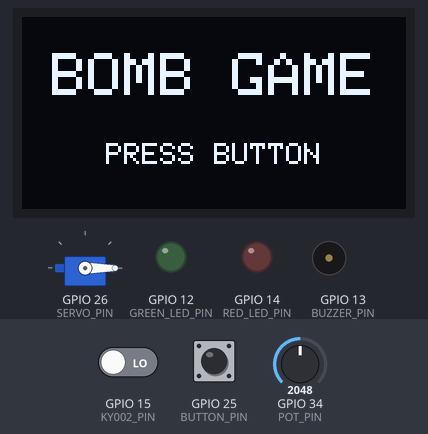
This program was run on a simulated ESP32. On the bench: servo, 128×64 one-colour display, output pins drawn as LEDs (lit = HIGH), buzzer (waves = sounding, pin HIGH). Inputs (shaded band) come from the test bench; at power-on: GPIO 25 (BUTTON_PIN) HIGH, GPIO 15 (KY002_PIN) LOW, GPIO 34 (POT_PIN) = 2048. Random numbers use the default seed unless the program sets one.

Above: at 1.2 s.
1.3 s: GPIO 25 (BUTTON_PIN) pulled LOW for 0.15 s
At 2.3 s:
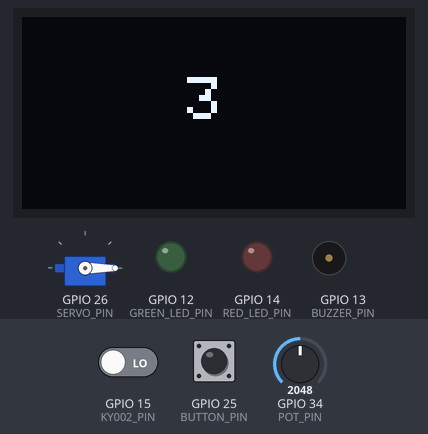
4.4 s: GPIO 15 (KY002_PIN) driven HIGH
At 6.4 s:
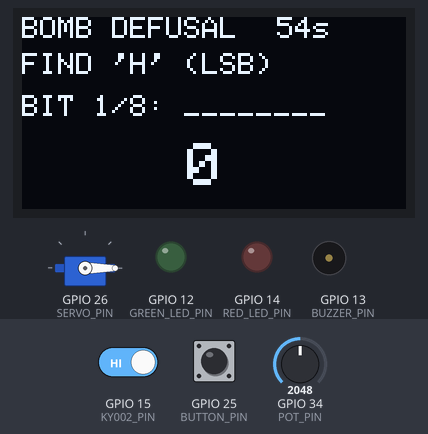
7.4 s: GPIO 25 (BUTTON_PIN) pulled LOW for 1 s
At 8.3 s:
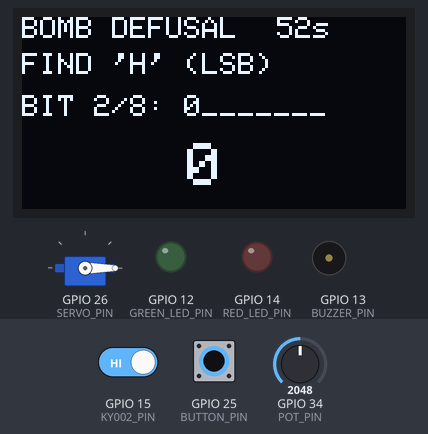
11.2 s: GPIO 34 (POT_PIN) set to 4095
At 12.6 s:
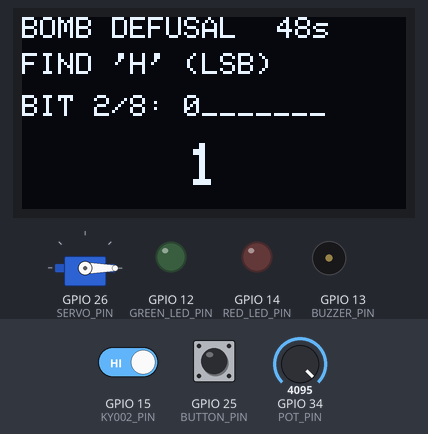
13.2 s: GPIO 25 (BUTTON_PIN) pulled LOW for 0.15 s
At 14.5 s:
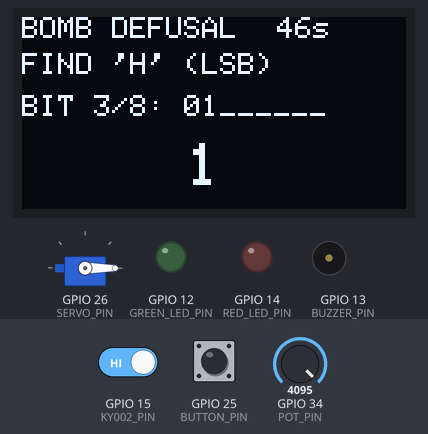
14.8 s: GPIO 34 (POT_PIN) set to 3603
At 15.1 s:
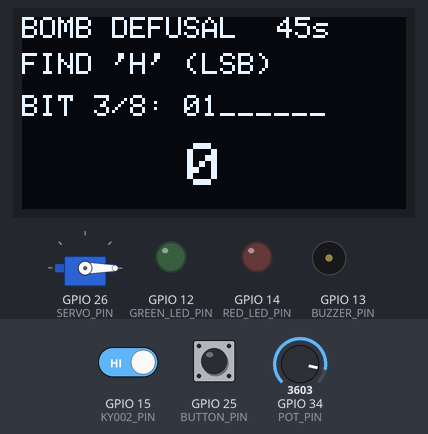
Timing chart, 0 to 64.1 s (numbered marks = the images above; inputs shaded):
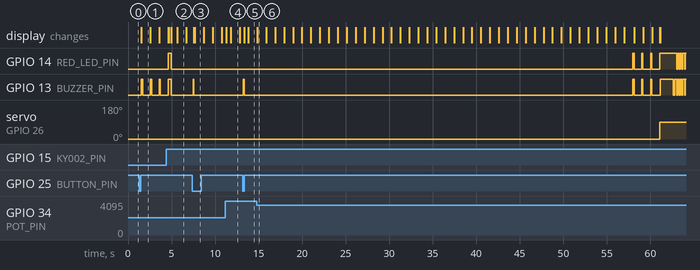

Measured:
- after the input at 1.3 s, GPIO 13 (BUZZER_PIN): alternates HIGH for 0.15 s and LOW for 0.88 s, starting after 0.23 s; the display: changes after 0.23 s (image 1)
- after the input at 4.4 s, GPIO 14 (RED_LED_PIN), GPIO 13 (BUZZER_PIN): LOW → HIGH after 0.23 s, → LOW 0.33 s later
- after the input at 7.4 s, GPIO 13 (BUZZER_PIN): LOW → HIGH after 0.07 s, → LOW 0.08 s later
- after the input at 13.2 s, GPIO 13 (BUZZER_PIN): LOW → HIGH after 0.05 s, → LOW 0.08 s later
- what the display in image 1 shows lasts 1.1 s, from 1.5 s to 2.6 s

The program:

main.cpp
```cpp
#include <Arduino.h>
#include <Wire.h>
#include <Adafruit_GFX.h>
#include <Adafruit_SSD1306.h>
#include <ESP32Servo.h>

// กำหนดขาอุปกรณ์

#define POT_PIN 34
#define BUTTON_PIN 25
#define KY002_PIN 15

#define SERVO_PIN 26
#define RED_LED_PIN 14
#define GREEN_LED_PIN 12
#define BUZZER_PIN 13

#define SCREEN_WIDTH 128
#define SCREEN_HEIGHT 64
#define OLED_RESET -1

Adafruit_SSD1306 oled(SCREEN_WIDTH, SCREEN_HEIGHT, &Wire, -1);

Servo LockServo;
int answerNumber = 0;
int questionNumber = 0;
int Time = 60;
bool Started = false;
bool Finished = false;
bool Shake = false;
unsigned long previousTime = 0;

// ประกาศ Function
void checkStart();
void countdownStart();
void Question();
void CheckAnswerButton();
void correctAnswerAction();
void wrongAnswerAction();
void checkShake();
void updateTime();
void readPotentiometer();
void updateOLED();
void defused();
void gameOver();

void setup()
{
  Serial.begin(115200);
  pinMode(BUTTON_PIN, INPUT_PULLUP);
  pinMode(KY002_PIN, INPUT);
  pinMode(RED_LED_PIN, OUTPUT);
  pinMode(GREEN_LED_PIN, OUTPUT);
  pinMode(BUZZER_PIN, OUTPUT);

  LockServo.attach(SERVO_PIN);

  LockServo.write(0);

  digitalWrite(RED_LED_PIN, LOW);
  digitalWrite(GREEN_LED_PIN, LOW);
  digitalWrite(BUZZER_PIN, LOW);

  // เริ่มต้น OLED
  if (!oled.begin(SSD1306_SWITCHCAPVCC, 0x3C))
  {
    // Serial.println("OLED failed");
    while (1)
      ;
  }

  oled.clearDisplay();
  oled.setTextColor(WHITE);

  oled.setTextSize(2);
  oled.setCursor(10, 12);
  oled.print("BOMB GAME");

  oled.setTextSize(1);
  oled.setCursor(28, 42);
  oled.print("PRESS BUTTON");

  oled.display();
}

// กด push button เพื่อเริ่มเกม (1)
void checkStart()
{
  if (digitalRead(BUTTON_PIN) == LOW)
  {
    delay(200);
    countdownStart();
    while (digitalRead(BUTTON_PIN) == LOW)
    {
      delay(10);
    }
  }
}

// นับถอยหลัง 3 วิ ก่อนเริ่มเกม (2)
void countdownStart()
{
  int i;
  for (i = 3; i >= 1; i--)
  {
    oled.clearDisplay();
    oled.setTextSize(2);
    oled.setCursor(55, 20);
    oled.println(i);
    oled.display();

    digitalWrite(BUZZER_PIN, HIGH);
    delay(150);
    digitalWrite(BUZZER_PIN, LOW);
    delay(850);
  }
  oled.clearDisplay();
  oled.setTextSize(2);
  oled.setCursor(35, 25);
  oled.println("START!");
  oled.display();

  questionNumber = 0;
  Time = 60;
  Started = true;
  Finished = false;
  Shake = false;
  previousTime = millis();

  Question();
  updateOLED();
}

// โครงสร้างข้อมูลโจทย์
struct QuestionItem
{
  String text;
  int bits[8]; // อาร์เรย์เก็บค่าบิต 8 บิต (0 หรือ 1)
};

// ประกาศโจทย์ 5 ข้อตามตาราง ASCII
QuestionItem questions[5] = {
    // ข้อ 1: หา 'g' (Hex: 0x67 -> Binary: 01100111) ส่งแบบ MSB
    {"FIND 'g' (MSB)", {0, 1, 1, 0, 0, 1, 1, 1}},

    // ข้อ 2: หา 'i' (Hex: 0x69 -> Binary: 01101001) ส่งแบบ LSB
    {"FIND 'i' (LSB)", {1, 0, 0, 1, 0, 1, 1, 0}},

    // ข้อ 3: หา 'H' (Hex: 0x48 -> Binary: 01001000) ส่งแบบ LSB
    {"FIND 'H' (LSB)", {0, 0, 0, 1, 0, 0, 1, 0}},

    // ข้อ 4: หา 'o' (Hex: 0x6F -> Binary: 01101111) ส่งแบบ MSB
    {"FIND 'o' (MSB)", {0, 1, 1, 0, 1, 1, 1, 1}},

    // ข้อ 5: หา 'N' (Hex: 0x4E -> Binary: 01001110) ส่งแบบ LSB
    {"FIND 'N' (LSB)", {0, 1, 1, 1, 0, 0, 1, 0}},
};

int currentQuestionIdx = 0; // ข้อโจทย์ปัจจุบันที่สุ่มได้
int currentBitIndex = 0;    // ลำดับบิตปัจจุบันที่ผู้เล่นกำลังป้อน (0-7)
int userAnswers[8];         // อาร์เรย์เก็บคำตอบของผู้เล่น 8 บิต

// คำถาม
void Question()
{
  currentQuestionIdx = random(0, 5); // สุ่มโจทย์ข้อ 1-5
  currentBitIndex = 0;               // เริ่มป้อนที่บิตแรก (index 0)

  // รีเซ็ตคำตอบเดิม
  for (int i = 0; i < 8; i++)
  {
    userAnswers[i] = -1;
  }
}

// เช็คคำตอบตอนกด push button
void CheckAnswerButton()
{
  static bool lastBtnState = HIGH;
  bool currentBtnState = digitalRead(BUTTON_PIN);

  // ตรวจจับการกดปุ่ม
  if (lastBtnState == HIGH && currentBtnState == LOW)
  {
    delay(50);

    if (digitalRead(BUTTON_PIN) == LOW)
    {
      // บันทึกค่าบิตที่เลือก (0 หรือ 1)
      userAnswers[currentBitIndex] = answerNumber;
      currentBitIndex++;

      // เสียง Beep ตอบรับการกด
      digitalWrite(BUZZER_PIN, HIGH);
      delay(80);
      digitalWrite(BUZZER_PIN, LOW);

      // เมื่อผู้เล่นป้อนคำตอบครบทั้ง 8 บิต
      if (currentBitIndex >= 8)
      {
        bool isCorrect = true;

        // ตรวจสอบความถูกต้องกับเฉลยทีละบิต
        for (int i = 0; i < 8; i++)
        {
          if (userAnswers[i] != questions[currentQuestionIdx].bits[i])
          {
            isCorrect = false;
            break;
          }
        }

        // ตัดสินผลลัพธ์
        if (isCorrect)
        {
          correctAnswerAction();
        }
        else
        {
          wrongAnswerAction();
        }
      }
    }
  }
  lastBtnState = currentBtnState;
}

// เช็คคำตอบถูก
void correctAnswerAction()
{
  defused(); // กู้ระเบิดสำเร็จ

}

// เช็คคำตอบผิด
void wrongAnswerAction()
{
  // แจ้งเตือนไฟแดงและเสียงเตือน
  digitalWrite(RED_LED_PIN, HIGH);
  digitalWrite(BUZZER_PIN, HIGH);

  oled.clearDisplay();
  oled.setTextSize(2);
  oled.setCursor(25, 20);
  oled.println("WRONG!");
  oled.setTextSize(1);
  oled.setCursor(20, 45);
  oled.println("TRY AGAIN...");
  oled.display();

  delay(1000);

  digitalWrite(RED_LED_PIN, LOW);
  digitalWrite(BUZZER_PIN, LOW);

  // รีเซ็ตตำแหน่งบิตเพื่อเริ่มให้ผู้เล่นตอบข้อนี้ใหม่อีกครั้ง
  currentBitIndex = 0;
  for (int i = 0; i < 8; i++)
  {
    userAnswers[i] = -1;
  }
}

// ตรวจสอบการเขย่า
void checkShake()
{
  int sensorValue = digitalRead(KY002_PIN);
  // ถ้าเขย่า
  if (sensorValue == HIGH && Shake == false)
  {
    // ลดเวลาไป 5 วินาที
    Time = Time - 5;
    if (Time < 0)
    {
      Time = 0;
    }

    Shake = true;
    // Warning
    digitalWrite(RED_LED_PIN, HIGH);
    digitalWrite(BUZZER_PIN, HIGH);
    oled.clearDisplay();
    oled.setTextSize(2);
    oled.setCursor(15, 10);
    oled.println("WARNING!");
    oled.setTextSize(1);
    oled.setCursor(15, 40);
    oled.println("SHAKE DETECTED");
    oled.setCursor(30, 52);
    oled.print("TIME -5 SEC");

    oled.display();
    delay(300);

    digitalWrite(RED_LED_PIN, LOW);
    digitalWrite(BUZZER_PIN, LOW);
  }

  // รอจนกว่าสัญญาณจะกลับมาเป็น LOW
  if (sensorValue == LOW)
  {
    Shake = false;
  }
}

// UPDATE TIMER
void updateTime()
{
  unsigned long currentTime = millis();

  // นับถอยหลัง  1 วินาที
   if (currentTime - previousTime >= 1000)
  {
    previousTime = currentTime;
    Time--;

    // นับถอยหลัง 3 วินาทีสุดท้ายก่อนระเบิด
    if (Time <= 3 &  Time > 0)
    {
     {
      // ส่งเสียงปี๊บเตือนจังหวะสั้นกระชับ
      digitalWrite(BUZZER_PIN, HIGH);
      digitalWrite(RED_LED_PIN, HIGH); // กระพริบไฟแดงพร้อมเสียง
      delay(150);
      digitalWrite(BUZZER_PIN, LOW);
      digitalWrite(RED_LED_PIN, LOW);
    }
    }
    if(Time <= 0)
    {
      Time = 0;
    }
  }
}

// อ่านค่า Potentiometer
void readPotentiometer()
{
  int potValue = analogRead(POT_PIN);

  // answerNumber (0-9)
  answerNumber = map(potValue, 0, 4095, 0, 1);
}

// แสดงจอ OLED หลังจากเปิดเกม
void updateOLED()
{
  oled.clearDisplay();

  // Title
  oled.setTextSize(1);
  oled.setCursor(0, 0);
  oled.println("BOMB DEFUSAL");

  // Time
  oled.setCursor(85, 0);
  oled.print(Time);
  oled.println("s");

  // แสดงชื่อโจทย์ที่สุ่มได้
  oled.setCursor(0, 12);
  oled.print(questions[currentQuestionIdx].text);

  // แสดงบิตทั้ง 8 ช่องที่ผู้เล่นกำลังป้อนข้อมูล
  oled.setCursor(0, 26);
  oled.print("BIT ");
  oled.print(currentBitIndex + 1);
  oled.print("/8: ");
  for (int i = 0; i < 8; i++)
  {
    if (userAnswers[i] == -1)
    {
      oled.print("_"); // บิตที่ยังไม่ได้ใส่
    }
    else
    {
      oled.print(userAnswers[i]); // บิตที่ใส่แล้ว
    }
  }

  // แสดงค่าบิตปัจจุบันที่หมุนเลือกอยู่
  oled.setTextSize(2);
  oled.setCursor(55, 42);
  oled.print(answerNumber);

  oled.display();
}

// DEFUSED
void defused()
{
  Finished = true;
  Started = false;

  // Stop timer

  // Green LED ON
  digitalWrite(GREEN_LED_PIN, HIGH);
  // Red LED OFF
  digitalWrite(RED_LED_PIN, LOW);
  // Buzzer OFF
  digitalWrite(BUZZER_PIN, LOW);
  // Servo remains locked
  LockServo.write(0);

  // OLED
  oled.clearDisplay();
  oled.setTextSize(2);
  oled.setCursor(16, 5);
  oled.println("DEFUSED!");

  oled.setTextSize(1);
  oled.setCursor(25, 30);
  oled.print("TIME LEFT: ");
  oled.print(Time);
  oled.println("s");
  oled.setCursor(35, 48);
  oled.println("GOOD JOB!");
  oled.display();

  delay(10000);
}

// GAME OVER
void gameOver()
{
  Finished = true;
  Started = false;

  // Green OFF
  digitalWrite(GREEN_LED_PIN, LOW);
  // Red LED ON
  digitalWrite(RED_LED_PIN, HIGH);
  // Servo unlock
  LockServo.write(90);

  // OLED
  oled.clearDisplay();
  oled.setTextSize(2);
  oled.setCursor(20, 10);
  oled.println("BOOM!");
  oled.setTextSize(1);
  oled.setCursor(30, 40);
  oled.println("TIME OUT");
  oled.setCursor(25, 55);
  oled.println("GAME OVER");
  oled.display();

  // === เสียงระเบิดลากยาว (เมื่อหมดเวลา) ===
  digitalWrite(BUZZER_PIN, HIGH);  // เปิดเสียง Buzzer ค้างไว้
  digitalWrite(RED_LED_PIN, HIGH); // ไฟแดงติดค้าง
  delay(1500);                     // เสียงระเบิดลากยาว 1.5 วินาที (ปรับเพิ่ม/ลดได้ตรงนี้)
  digitalWrite(BUZZER_PIN, LOW);   // ปิดเสียง
  delay(200);

  // === เสียงไซเรนกระพริบหลังระเบิด 10 ครั้ง ===
  for (int i = 0; i < 10; i++)
  {
    digitalWrite(BUZZER_PIN, HIGH);
    digitalWrite(RED_LED_PIN, HIGH);
    delay(200);

    digitalWrite(BUZZER_PIN, LOW);
    digitalWrite(RED_LED_PIN, LOW);
    delay(100);
  }

  digitalWrite(BUZZER_PIN, LOW);   // ปิดเสียง Buzzer
  digitalWrite(RED_LED_PIN, HIGH); // ค้างไฟสีแดงไว้จบเกม
}

void loop()
{
  // Waiting for player to start
  if (Started == false &&
      Finished == false)
  {
    checkStart();
  }

  // Game is running
  if (Started == true &&
      Finished == false)
  {
    updateTime();
    readPotentiometer();
    checkShake();
    CheckAnswerButton();
    updateOLED();

    //ถ้าตอบถูก/ผิดจนจบเกมแล้ว ไม่ต้องสั่ง updateOLED ทับ
    if (Started == true && Finished == false){
      updateOLED();
    }

    // Check if time is over
    if (Time <= 0)
    {
      gameOver();
    }
  }

  // ส่วนที่เพิ่ม กดปุ่มเพื่อเล่นใหม่
  if (Finished == true)
  {
    // ถ้ามีการกดปุ่ม
    if (digitalRead(BUTTON_PIN) == LOW)
    {
      delay(200);

      // รีเซ็ตสถานะของไฟและ Servo กลับสู่ค่าเริ่มต้น
      digitalWrite(RED_LED_PIN, LOW);
      digitalWrite(GREEN_LED_PIN, LOW);
      digitalWrite(BUZZER_PIN, LOW);
      LockServo.write(0); // ล็อก Servo กลับเข้าที่เดิม

      // เปลี่ยนสถานะเพื่อกลับสู่โหมดเริ่มต้น
      Finished = false;
      Started = false;

      // แสดงหน้าจอ Home / Start เหมือนช่วง setup()
      oled.clearDisplay();
      oled.setTextColor(WHITE);
      oled.setTextSize(2);
      oled.setCursor(10, 12);
      oled.print("BOMB GAME");

      oled.setTextSize(1);
      oled.setCursor(28, 42);
      oled.print("PRESS BUTTON");
      oled.display();

      // รอจนกว่าจะปล่อยปุ่ม
      while (digitalRead(BUTTON_PIN) == LOW)
      {
        delay(10);
      }
    }
  }
}
```
